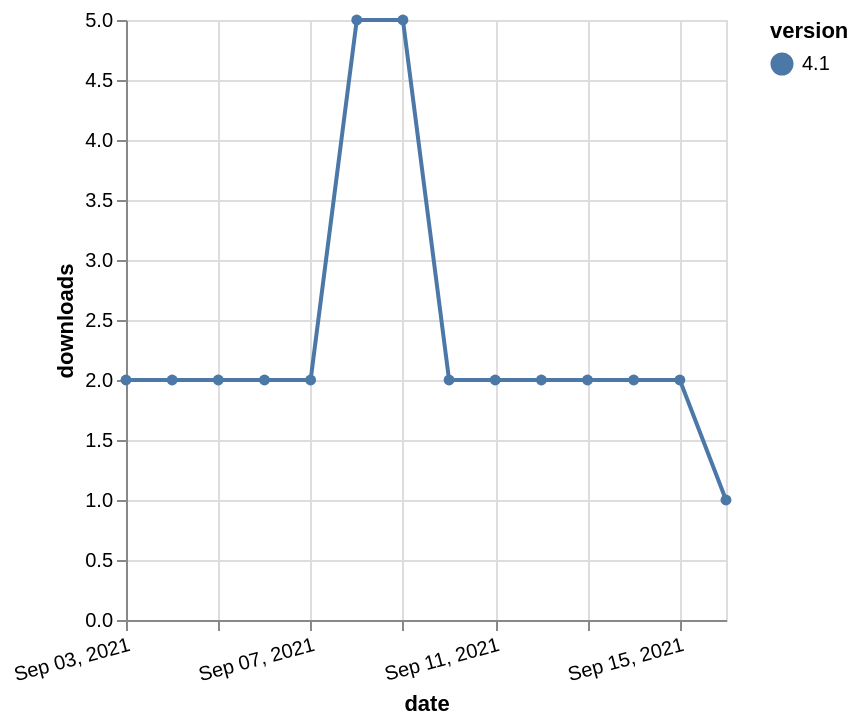

Specify this chart in Vega-Lite:
### Vega-Lite specification from a JSON file in a GitHub repository (floating-point values rounded to 4 significant figures)
{"$schema": "https://vega.github.io/schema/vega-lite/v5.json", "description": "A simple bar chart with embedded data.", "data": {"values": [{"date": "2021-09-03", "total": 4216, "delta": 2, "version": "4.1"}, {"date": "2021-09-04", "total": 4218, "delta": 2, "version": "4.1"}, {"date": "2021-09-05", "total": 4220, "delta": 2, "version": "4.1"}, {"date": "2021-09-06", "total": 4222, "delta": 2, "version": "4.1"}, {"date": "2021-09-07", "total": 4224, "delta": 2, "version": "4.1"}, {"date": "2021-09-08", "total": 4229, "delta": 5, "version": "4.1"}, {"date": "2021-09-09", "total": 4234, "delta": 5, "version": "4.1"}, {"date": "2021-09-10", "total": 4236, "delta": 2, "version": "4.1"}, {"date": "2021-09-11", "total": 4238, "delta": 2, "version": "4.1"}, {"date": "2021-09-12", "total": 4240, "delta": 2, "version": "4.1"}, {"date": "2021-09-13", "total": 4242, "delta": 2, "version": "4.1"}, {"date": "2021-09-14", "total": 4244, "delta": 2, "version": "4.1"}, {"date": "2021-09-15", "total": 4246, "delta": 2, "version": "4.1"}, {"date": "2021-09-16", "total": 4247, "delta": 1, "version": "4.1"}]}, "width": "container", "mark": {"type": "line", "point": {"filled": true}}, "encoding": {"x": {"field": "date", "type": "temporal", "timeUnit": "yearmonthdate", "title": "date", "axis": {"labelAngle": -15}}, "y": {"field": "delta", "type": "quantitative", "title": "downloads"}, "color": {"field": "version", "type": "nominal"}, "tooltip": {"field": "delta"}}}
